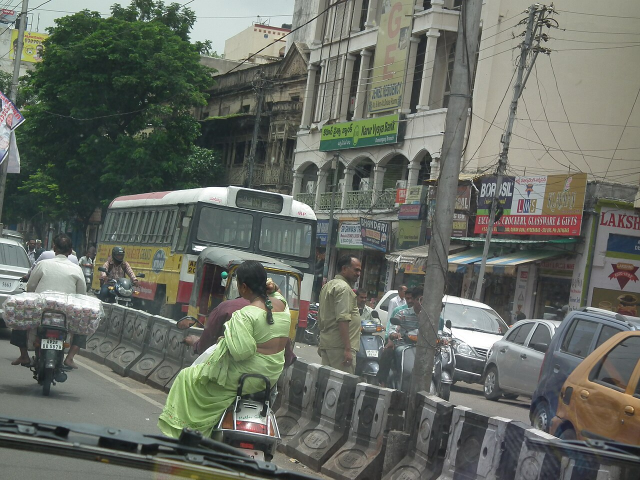
#> input picture assets/images/test.JPG, 1280 x 960 px (shown at 1/2 size)
$ python -i heatmap.py   (imports and definitions only)
#> lines starting #> are read from the running program, lines starting #| are printed output that depends on the picture
import cv2
import numpy as np


class Heatmap:

    def __init__(self):
        self.map = None

    def update(self, frame, boxes):

        if self.map is None:
            self.map = np.zeros(
                frame.shape[:2],
                dtype=np.float32
            )

        for box in boxes:

            x1, y1, x2, y2 = map(int, box)

            cx = (x1 + x2) // 2
            cy = (y1 + y2) // 2

            cv2.circle(
                self.map,
                (cx, cy),
                20,
                1,
                -1
            )

    def draw(self, frame):

        heat = cv2.GaussianBlur(
            self.map,
            (0, 0),
            25
        )

        heat = cv2.normalize(
            heat,
            None,
            0,
            255,
            cv2.NORM_MINMAX
        ).astype(np.uint8)

        colored = cv2.applyColorMap(
            heat,
            cv2.COLORMAP_JET
        )

        return cv2.addWeighted(
            frame,
            0.7,
            colored,
            0.3,
            0
        )

>>> import cv2
>>> picture = cv2.imread('../../assets/images/test.JPG', cv2.IMREAD_GRAYSCALE)
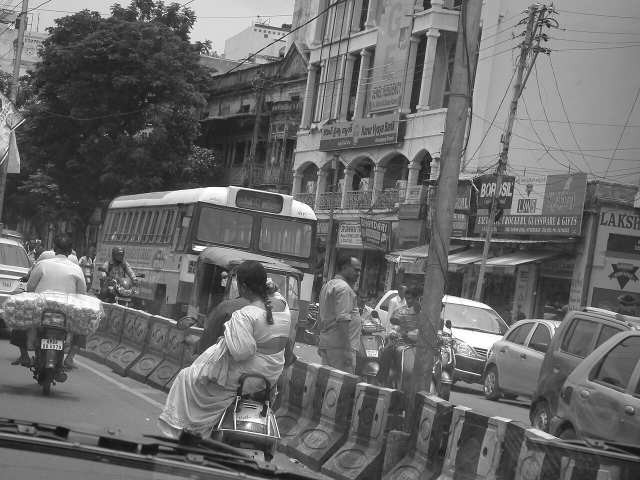
#> picture: shape (960, 1280) (shown at 1/2 size); min 0, max 255, mean 106
#> (the run stopped early here; a loop or call above may not have finished)
